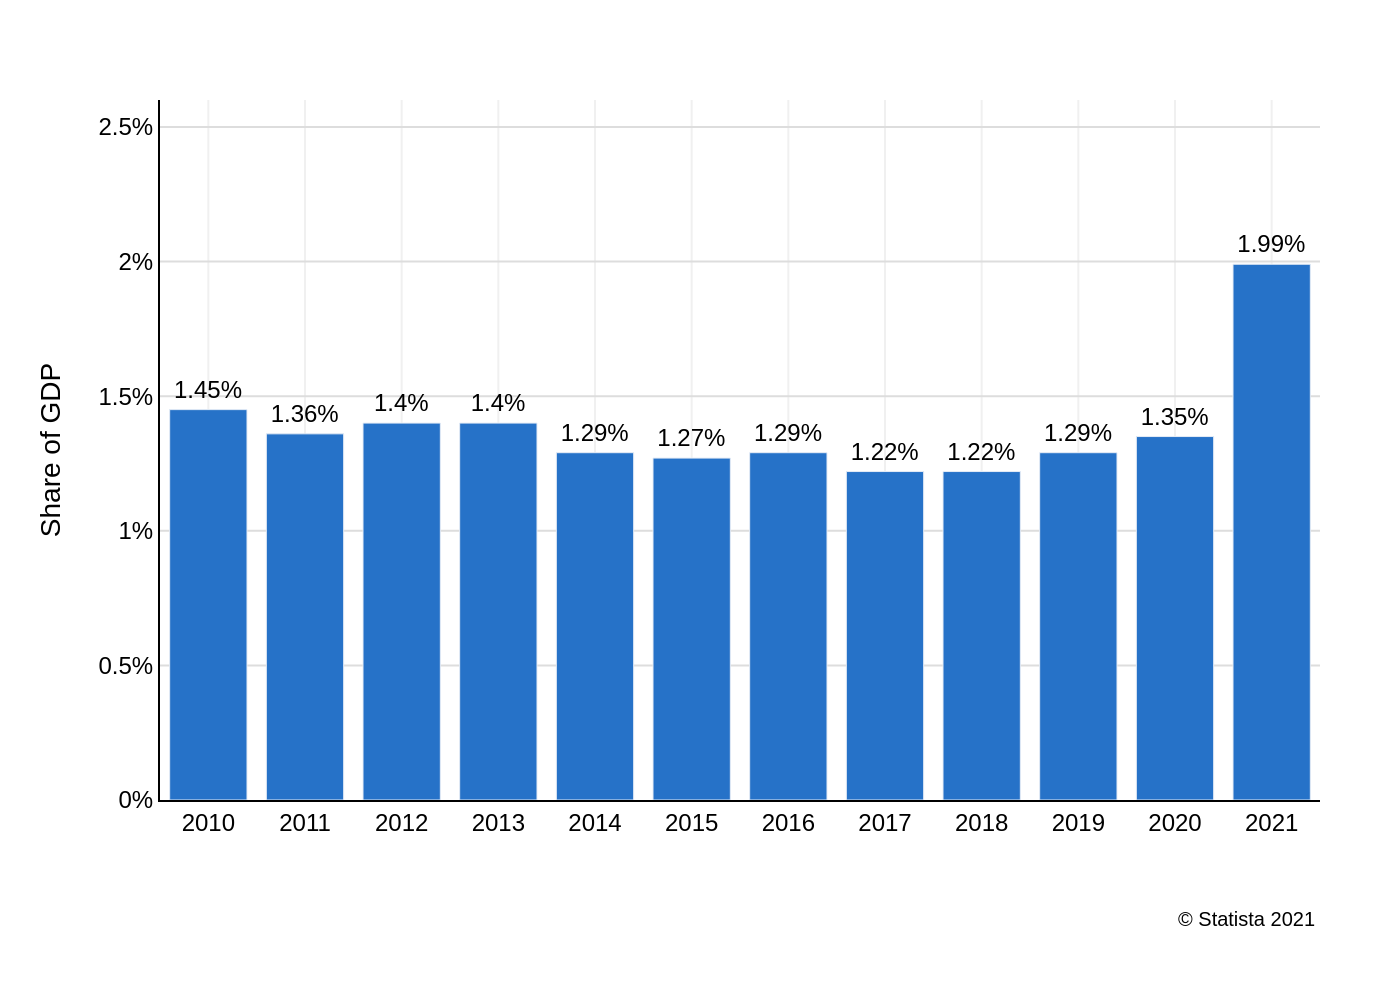

This figure's Python source:
import sys
import json
import plotly.graph_objects as go
import os

# Check if the JSON file path is provided as a command-line argument
if len(sys.argv) != 2:
    print("Usage: python create_chart.py <json_file_path>")
    sys.exit(1)

json_filepath = sys.argv[1]

# Check if the file exists
if not os.path.exists(json_filepath):
    print(f"Error: File not found at {json_filepath}")
    sys.exit(1)

# Load data from the specified JSON file
try:
    with open(json_filepath, 'r', encoding='utf-8') as f:
        chart_config = json.load(f)
except json.JSONDecodeError:
    print(f"Error: Invalid JSON format in {json_filepath}")
    sys.exit(1)

# Extract data and text from the JSON structure
chart_data = chart_config.get('chart_data', [])
texts = chart_config.get('texts', {})
colors = chart_config.get('colors', [])

# Prepare data for Plotly
categories = [item['category'] for item in chart_data]
values = [item['value'] for item in chart_data]

# Create the bar chart trace
fig = go.Figure()

fig.add_trace(go.Bar(
    x=categories,
    y=values,
    marker_color=colors[0] if colors else None,
    text=[f"{v}%" for v in values],
    textposition='outside',
    cliponaxis=False
))

# Configure the layout
fig.update_layout(
    title_text=texts.get('title'),
    yaxis_title_text=texts.get('y_axis_title'),
    xaxis_title_text=texts.get('x_axis_title'),
    font=dict(
        family="Arial",
        size=12,
        color="black"
    ),
    plot_bgcolor='white',
    showlegend=False,
    margin=dict(l=80, r=40, t=50, b=100),
    yaxis=dict(
        range=[0, 2.6],
        dtick=0.5,
        ticksuffix='%',
        showgrid=True,
        gridcolor='#dddddd',
        zeroline=False,
        linecolor='black', 
        linewidth=1
    ),
    xaxis=dict(
        type='category',
        showgrid=True,
        gridcolor='#f0f0f0',
        linecolor='black', 
        linewidth=1
    )
)

# Add source text as an annotation
if texts.get('source'):
    fig.add_annotation(
        text=texts['source'],
        align='left',
        showarrow=False,
        xref='paper',
        yref='paper',
        x=1.0,
        y=-0.15,
        xanchor='right',
        yanchor='top',
        font=dict(size=10)
    )

# Update trace text font
fig.update_traces(textfont_size=12)

# Define output filename based on the input JSON file path
base_filename = os.path.splitext(os.path.basename(json_filepath))[0]
output_filename = f"{base_filename}.png"

# Save the figure as a PNG image
fig.write_image(output_filename, scale=2)

print(f"Chart saved to {output_filename}")
